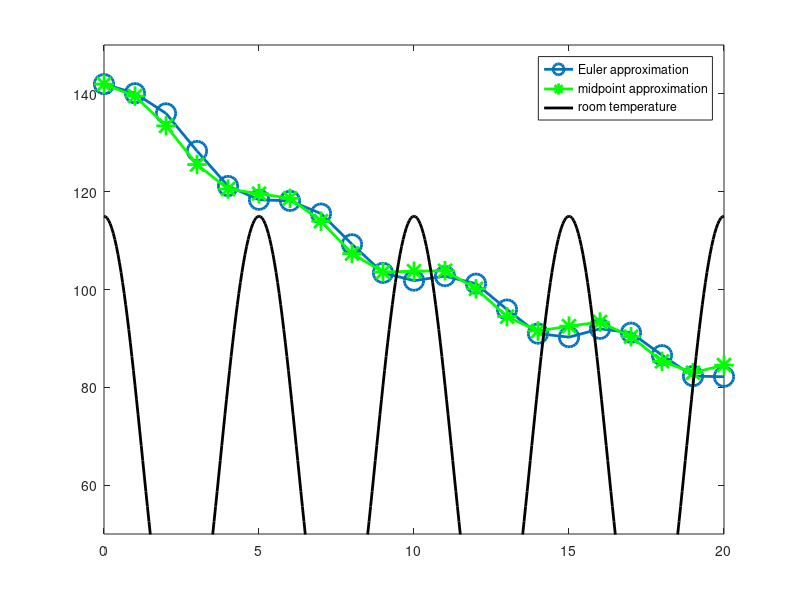

Write the MATLAB code that produced this figure.
% WOBBLY  demonstrate and plot Euler and midpoint methods on a
% simple, but slightly more interesting, ODE example

% a Newton's law of cooling example for a cup of coffee
% temperature in degrees F, time in minutes
room = @(t) 65.0 + 50.0 * cos(2*pi*t/5.0);
f = @(t,y) -0.069 * (y - room(t));
y0 = 142.0;

% do N steps of duration h
N = 20;
h = 1.0;

% Euler approximation
t = 0 : h : N*h;
yE = zeros(size(t));
yE(1) = y0;
for k = 1:N
  yE(k+1) = yE(k) + h * f(t(k),yE(k));
end
set(0,'defaultlinelinewidth',2.0)
plot(t,yE,'o-','markersize',14)

% midpoint approximation
yM = zeros(size(t));
yM(1) = y0;
for k = 1:N
  yhalf = yM(k) + (h/2) * f(t(k),yM(k));
  yM(k+1) = yM(k) + h * f(t(k)+h/2,yhalf);
end
hold on, plot(t,yM,'g*-','markersize',14)

tfine = 0 : h/20 : N*h;
plot(tfine,room(tfine),'k')
axis([0 N*h 50 150])
legend('Euler approximation','midpoint approximation','room temperature')
hold off
